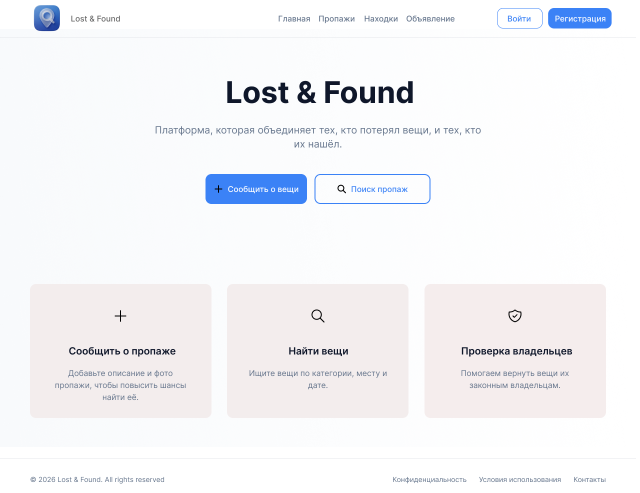
#> input picture lost_found/references/Home page.png, 1280 x 985 px, found by its file name (shown at 1/2 size); its folder holds 8 pictures in this run
$ python sample_colors.py
#> lines starting #> are read from the running program, lines starting #| are printed output that depends on the picture
# -*- coding: utf-8 -*-
# Выборка цветов пикселей из референсов
import os
from PIL import Image

d = r'C:\Users\User\Documents\lost_foubd\references'

def px(f, pts):
#> called with f = 'Home page.png'
    im = Image.open(os.path.join(d, f)).convert('RGB')
    for name, (x, y) in pts:
        r, g, b = im.getpixel((x, y))
        print(f"{f[:22]:24s} {name:22s} #{r:02x}{g:02x}{b:02x}")
#> this loop made 14 passes
#> (r, g, b) on passes 1 to 12: (248, 250, 251), (255, 255, 255), (255, 255, 255), (235, 238, 241), (255, 255, 255), (108, 161, 248), (253, 253, 254), (243, 237, 237), (243, 237, 237), (127, 139, 157), (255, 255, 255), (197, 202, 211)
#| Home page.png            page_bg_hero           #f8fafb
#| Home page.png            header_bg              #ffffff
#| Home page.png            logo_text              #ffffff
#| Home page.png            nav_link               #ebeef1
#| Home page.png            btn_primary            #ffffff
#| Home page.png            btn_primary_text       #6ca1f8
#| Home page.png            btn_secondary_text     #fdfdfe
#| Home page.png            card_bg                #f3eded
#> (further printed lines are left out)

px('Home page.png', [
    ('page_bg_hero', (100, 200)), ('header_bg', (700, 37)), ('logo_text', (160, 37)),
    ('nav_link', (587, 37)), ('btn_primary', (512, 378)), ('btn_primary_text', (470, 377)),
    ('btn_secondary_text', (760, 378)), ('card_bg', (235, 610)), ('card_title', (200, 702)),
    ('card_desc', (160, 745)), ('footer_text', (60, 959)), ('footer_link', (850, 958)),
    ('hero_title_dark', (640, 183)), ('hero_sub', (400, 261)),
])
px('Home page ( after login ).png', [
    ('nav_link_active', (585, 37)), ('card_bg', (235, 610)), ('card_title2', (200, 702)),
])
#> call 2 of px, with f = 'Home page ( after login ).png'
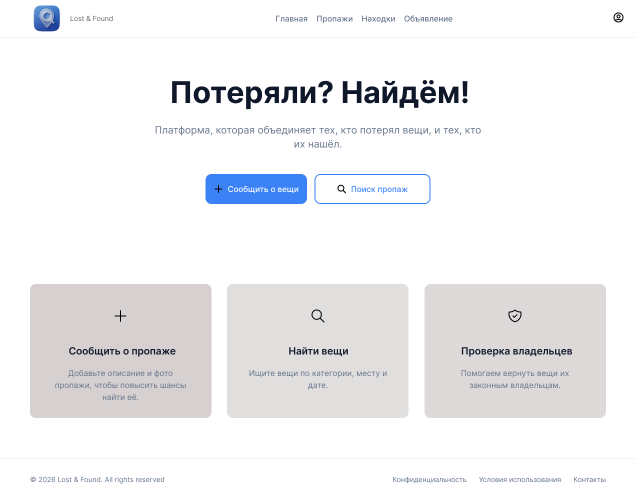
#> input picture lost_found/references/Home page ( after login ).png, 1280 x 1001 px, found by its file name (shown at 1/2 size)
#> the loop in px (call 2), `for name, (x, y) in pts:` made 3 passes
#> (r, g, b) on passes 1 to 3: (100, 116, 139), (215, 208, 208), (215, 208, 208)
#| Home page ( after logi   nav_link_active        #64748b
#| Home page ( after logi   card_bg                #d7d0d0
#| Home page ( after logi   card_title2            #d7d0d0
px('Login page.png', [
    ('page_bg', (100, 300)), ('card_bg', (636, 270)), ('subtitle', (530, 227)),
    ('label', (500, 312)), ('input_bg', (636, 349)), ('input_border', (491, 349)),
    ('input_placeholder', (520, 349)), ('btn_primary', (636, 554)),
    ('forgot_link', (720, 500)), ('or_text', (636, 617)), ('google_btn_bg', (636, 679)),
    ('google_btn_border', (491, 679)), ('bottom_link', (697, 768)),
])
#> call 3 of px, with f = 'Login page.png'
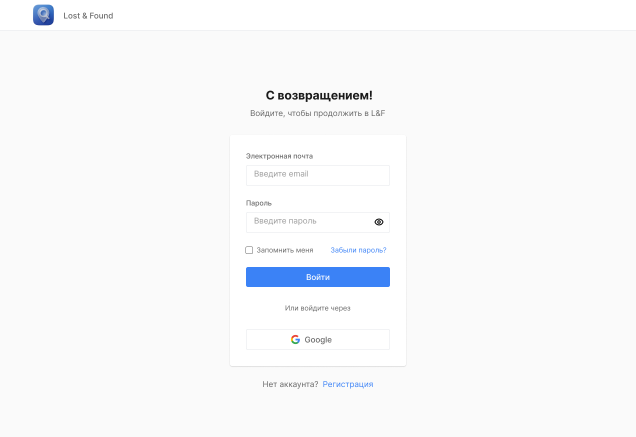
#> input picture lost_found/references/Login page.png, 1271 x 874 px, found by its file name (shown at 1/2 size)
#> the loop in px (call 3), `for name, (x, y) in pts:` made 13 passes
#> (r, g, b) on passes 1 to 12: (250, 250, 250), (255, 255, 255), (250, 250, 250), (140, 140, 140), (255, 255, 255), (255, 255, 255), (166, 166, 166), (59, 130, 246), (255, 255, 255), (159, 159, 159), (255, 255, 255), (255, 255, 255)
#| Login page.png           page_bg                #fafafa
#| Login page.png           card_bg                #ffffff
#| Login page.png           subtitle               #fafafa
#| Login page.png           label                  #8c8c8c
#| Login page.png           input_bg               #ffffff
#| Login page.png           input_border           #ffffff
#| Login page.png           input_placeholder      #a6a6a6
#| Login page.png           btn_primary            #3b82f6
#> (further printed lines are left out)
px('Lost page.png', [
    ('page_bg', (100, 200)), ('search_border', (85, 244)), ('chip_bg', (755, 244)),
    ('chip_text', (780, 243)), ('chip_active_bg', (677, 244)), ('card_title', (90, 542)),
    ('card_date', (376, 538)), ('card_loc', (100, 572)), ('card_desc', (100, 599)),
    ('card_link', (240, 646)), ('page_top', (640, 110)),
])
#> call 4 of px, with f = 'Lost page.png'
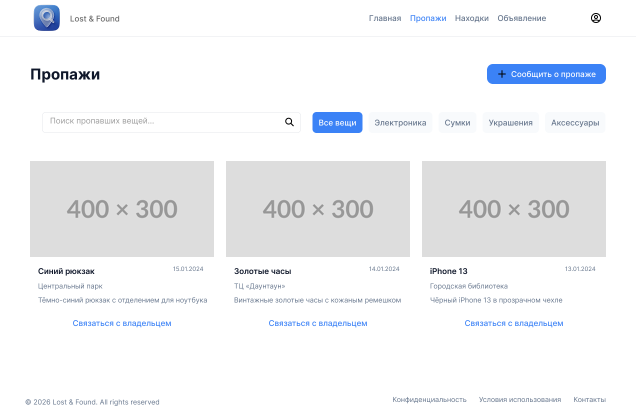
#> input picture lost_found/references/Lost page.png, 1280 x 832 px, found by its file name (shown at 1/2 size)
#> the loop in px (call 4), `for name, (x, y) in pts:` made 11 passes
#> (r, g, b) on passes 1 to 11: (255, 255, 255), (255, 255, 255), (193, 199, 209), (100, 116, 139), (255, 255, 255), (45, 52, 69), (255, 255, 255), (158, 168, 183), (120, 133, 153), (242, 247, 254), (255, 255, 255)
#| Lost page.png            page_bg                #ffffff
#| Lost page.png            search_border          #ffffff
#| Lost page.png            chip_bg                #c1c7d1
#| Lost page.png            chip_text              #64748b
#| Lost page.png            chip_active_bg         #ffffff
#| Lost page.png            card_title             #2d3445
#| Lost page.png            card_date              #ffffff
#| Lost page.png            card_loc               #9ea8b7
#> (further printed lines are left out)
#> (the run stopped early here; a loop or call above may not have finished)
